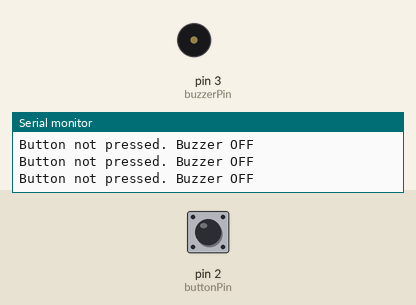
A sketch run on a simulated Arduino Uno, built with avr-gcc and run on an emulated ATmega328P. Shown: buzzer (waves = sounding), the last lines printed to the serial monitor. Inputs (shaded band) come from the test bench; at power-on: pin 2 (buttonPin) HIGH.

Above: at 1.2 s.
1.3 s: pin 2 (buttonPin) pulled LOW for 0.15 s
At 1.4 s:
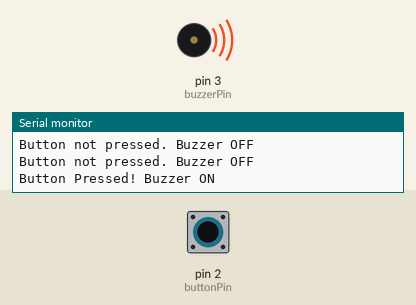
3.0 s: pin 2 (buttonPin) pulled LOW for 3.2 s
At 7.3 s:
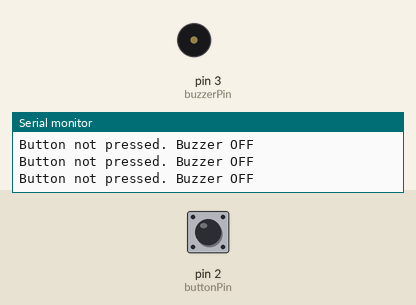
Timing chart, 0 to 8.8 s (numbered marks = the images above; inputs shaded):
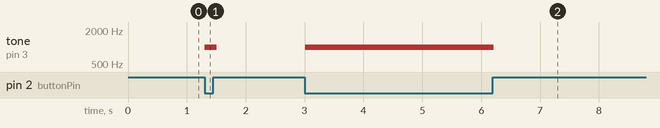

The sketch:

F1_Check_System_health.ino
```cpp
// Pin definitions
const int buttonPin = 2;   // Button connected to pin 2
const int buzzerPin = 3;   // Buzzer connected to pin 3

void setup() {
  // Initialize the button pin as an input with an internal pull-up resistor
  pinMode(buttonPin, INPUT_PULLUP);

  // Initialize the buzzer pin as an output
  pinMode(buzzerPin, OUTPUT);

  // Start serial communication for debugging
  Serial.begin(9600);
}

void loop() {
  // Read the button state (LOW when pressed, HIGH when not pressed due to INPUT_PULLUP)
  int buttonState = digitalRead(buttonPin);

  // Check if the button is pressed (LOW means pressed)
  if (buttonState == LOW) {
    // If the button is pressed, turn on the buzzer
    tone(buzzerPin, 1000);  // Play a 1000Hz tone
    Serial.println("Button Pressed! Buzzer ON");
  } else {
    // If the button is not pressed, turn off the buzzer
    noTone(buzzerPin);  // Stop the buzzer
    Serial.println("Button not pressed. Buzzer OFF");
  }

  delay(100);  // Small delay to avoid spamming the serial monitor
}
```

Measured:
- after the input at 1.3 s, tone on pin 3 (buzzerPin): silent → 1000 Hz at once, → silent 0.20 s later
- after the input at 3.0 s, tone on pin 3 (buzzerPin): silent → 1000 Hz at once, → silent 3.2 s later
